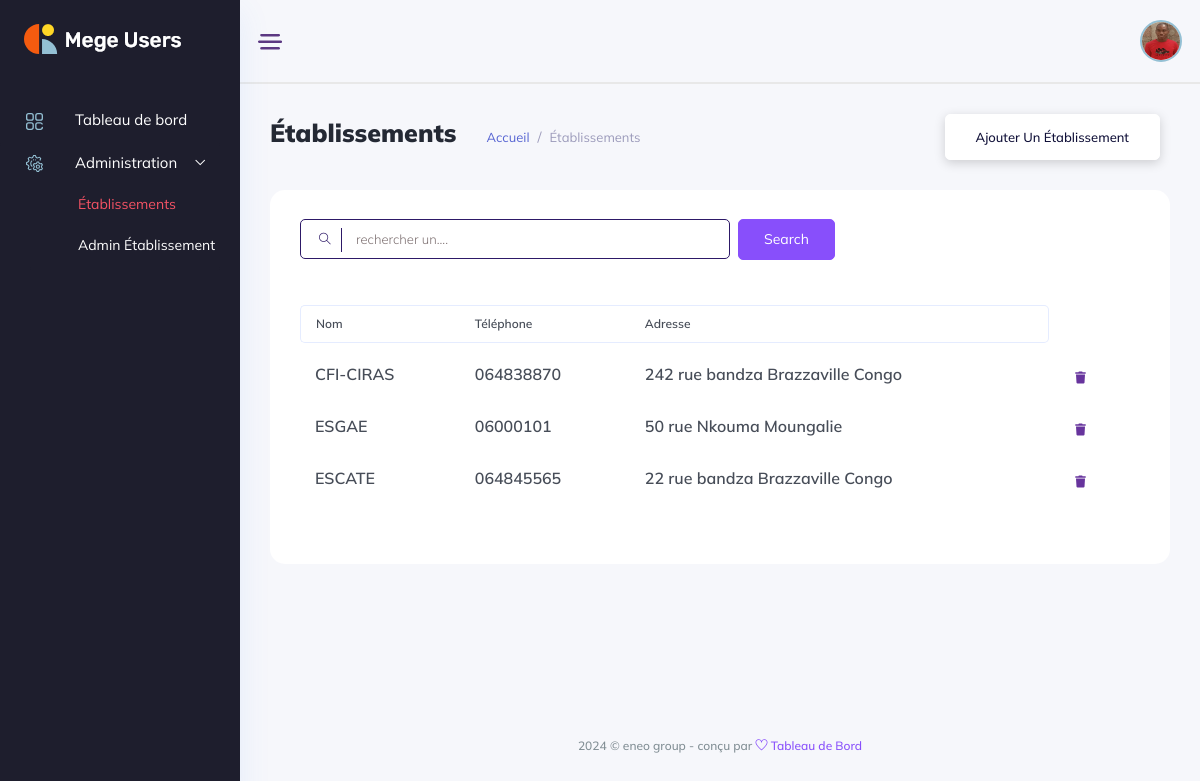
The app's page /établissements/ (signed in) with its own data.
### backend/models/gestion_ecole.py (models this page shows, shortened)
class Etablishment(models.Model):
    name = models.CharField(max_length=120)
    tel = models.CharField(max_length=20)
    address = models.CharField(max_length=100)
    social_address = models.CharField(max_length=100, blank=True, null=True)
    email = models.EmailField(max_length=200, blank=True, null=True)
    bulletin_foot = models.CharField(max_length=50, blank=True, null=True)
    currency = models.CharField(max_length=50, choices=currencies, blank=True, null=True)
    système = models.CharField(max_length=50, choices=systemes, blank=True, null=True)
    status_fees = models.CharField(max_length=50, choices=statues, blank=True, null=True)
    subscription_fees = models.IntegerField(default=1000, blank=True, null=True)
    month = models.IntegerField(default=9, blank=True, null=True)
    re_registration_fees = models.IntegerField(default=800, blank=True, null=True)

### administration/views.py (called while the page is built)
    def dispatch(self,request, *args, **kwargs):
        if not request.user.is_authenticated or not request.user.is_admin:
            return redirect('backend:login')
        return super().dispatch(request, *args, **kwargs)

    def get(self, request, *args, **kwargs):
        schools = Etablishment.objects.all()
        return render(request, template_name=self.template_name, context={'schools':schools})

### administration/templates/administration/schools/schools.html (shortened to what this page needs)
{% extends '../base.html' %}
{% load static %}
{% block content %}
<div class="main_content_iner overly_inner ">
    <div class="container-fluid p-0 ">
        <div class="row">
            <div class="col-12">
                <div class="page_title_box d-flex flex-wrap align-items-center justify-content-between">
                    <div class="page_title_left d-flex align-items-center">
                        <h3 class="f_s_25 f_w_700 dark_text mr_30">Établissements</h3>
                        <ol class="breadcrumb page_bradcam mb-0">
                            <li class="breadcrumb-item"><a class='text-primary' href='{% url "administration:index" %}'> Accueil</a></li>
                            <li class="breadcrumb-item"><a>Établissements</a></li>
                        </ol>
                    </div>
                    <div class="page_title_right">
                        <div class="page_date_button d-flex align-items-center">
                            <a href='{% url "administration:add_school" %}' class="white_btn3">Ajouter un établissement</a>
                        </div>
                    </div>
                </div>
            </div>
        </div>
        <div class="row">
            <div class="col-lg-12">
                <div class="white_card card_height_100 mb_30 pt-4">
                    <div class="white_card_body">
                        <div class="QA_section">
                            <div class="white_box_tittle list_header">
                                <div class="box_right d-flex lms_block">
                                    <div class="serach_field_2">
                                        <div class="search_inner">
                                            <form Active="#">
                                                <div class="search_field">
                                                    <input type="text" id="searchInput" placeholder="rechercher un....">
                                                </div>
                                                <button type="submit"> <i class="ti-search"></i> </button>
                                            </form>
                                        </div>
                                    </div>
                                    <div class="add_button ms-2">
                                        <a href="#" data-toggle="modal" data-target="#addcategory" class="btn_1">search</a>
                                    </div>
                                </div>
                            </div>
                            <div class="QA_table mb_30">
                                <table id="dataTable" class="table lms_table_active ">
                                    <thead>
                                        <tr>
                                            <th scope="col">Nom</th>
                                            <th scope="col">Téléphone</th>
                                            <th scope="col">Adresse</th>
                                        </tr>
                                    </thead>
                                    <tbody id="elementList">
                                        {% for school in schools %}
                                            <tr data-id="{{ item.id }}">
                                                <td><h6> {{ school.name }} </h6></td>
                                                <td><h6> {{ school.tel }} </h6></td>
                                                <td><h6> {{ school.address }} </h6></td>
                                                <td>
                                                    <div class="action_btns d-flex">
                                                        <a href="#" onclick="deleteItem({{ school.id }})" class="action_btn"> <i class="fas fa-trash"></i> </a>
                                                    </div>
                                                </td>
                                            </tr>
                                        {% endfor %}
                                    </tbody>
                                </table>
                            </div>
                        </div>
                    </div>
                </div>
            </div>
        </div>
    </div>
</div>
{% endblock content %}

### records on screen
Etablishment: name "CFI-CIRAS", tel "064838870", address "242 rue bandza Brazzaville Congo"
Etablishment: name "ESGAE", tel "06000101", address "50 rue Nkouma Moungalie"
Etablishment: name "ESCATE", tel "064845565", address "22 rue bandza Brazzaville Congo"
